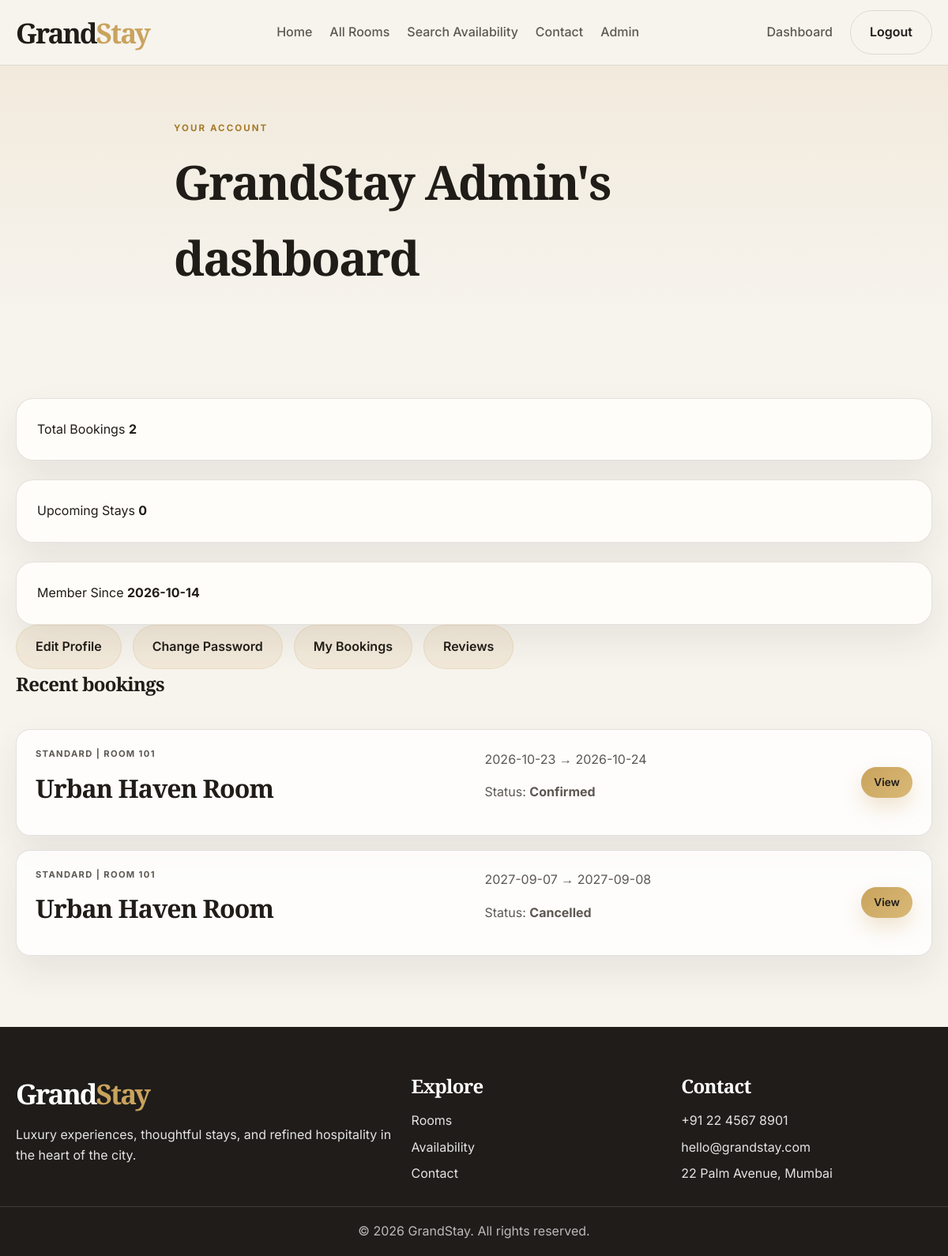
The app's page /dashboard (signed in) with its own data.
### tables this page shows
CREATE TABLE users (
            id INTEGER PRIMARY KEY AUTOINCREMENT,
            name TEXT NOT NULL,
            email TEXT NOT NULL UNIQUE,
            phone TEXT,
            password_hash TEXT NOT NULL,
            role TEXT DEFAULT 'customer',
            city TEXT,
            country TEXT,
            created_at TEXT DEFAULT CURRENT_TIMESTAMP
        );

CREATE TABLE bookings (
            id INTEGER PRIMARY KEY AUTOINCREMENT,
            booking_reference TEXT NOT NULL UNIQUE,
            user_id INTEGER NOT NULL,
            room_id INTEGER NOT NULL,
            check_in TEXT NOT NULL,
            check_out TEXT NOT NULL,
            guests INTEGER NOT NULL,
            nights INTEGER NOT NULL,
            room_rate REAL NOT NULL,
            subtotal REAL NOT NULL,
            discount REAL DEFAULT 0,
            taxes REAL DEFAULT 0,
            total_amount REAL NOT NULL,
            coupon_code TEXT,
            status TEXT NOT NULL,
            payment_status TEXT NOT NULL,
            created_at TEXT DEFAULT CURRENT_TIMESTAMP,
            notes TEXT,
            cancellation_reason TEXT
        , guest_name TEXT);

CREATE TABLE rooms (
            id INTEGER PRIMARY KEY AUTOINCREMENT,
            room_number INTEGER NOT NULL,
            room_type TEXT NOT NULL,
            title TEXT NOT NULL,
            description TEXT NOT NULL,
            price_per_night REAL NOT NULL,
            max_guests INTEGER NOT NULL,
            bed_type TEXT,
            room_size TEXT,
            floor INTEGER,
            amenities TEXT,
            image_url TEXT,
            rating REAL DEFAULT 4.5,
            housekeeping_status TEXT DEFAULT 'Clean',
            maintenance_status TEXT DEFAULT 'Good',
            is_active INTEGER DEFAULT 1
        );

### app.py (the view)
    def wrapper(*args, **kwargs):
        if not session.get("user_id"):
            flash("Please log in to continue.", "error")
            return redirect(url_for("login"))
        return view_func(*args, **kwargs)

### app.py (called while the page is built)
def get_db():
    if "db" not in g:
        conn = sqlite3.connect(DB_PATH)
        conn.row_factory = sqlite3.Row
        g.db = conn
    return g.db

def query_db(query, params=(), one=False):
    rows = get_db().execute(query, params).fetchall()
    if one:
        return dict(rows[0]) if rows else None
    return [dict(row) for row in rows]

def get_logged_user():
    user_id = session.get("user_id")
    if not user_id:
        return None
    return query_db("SELECT * FROM users WHERE id = ?", (user_id,), one=True)

@app.context_processor
def inject_user():
    return {"current_user": get_logged_user()}

def login_required(view_func):
    def wrapper(*args, **kwargs):
        if not session.get("user_id"):
            flash("Please log in to continue.", "error")
            return redirect(url_for("login"))
        return view_func(*args, **kwargs)
    wrapper.__name__ = view_func.__name__
    return wrapper

@login_required
def dashboard():
    user = get_logged_user()
    bookings = query_db(
        "SELECT b.*, r.title, r.room_number, r.room_type FROM bookings b JOIN rooms r ON r.id = b.room_id WHERE b.user_id = ? ORDER BY b.id DESC LIMIT 5",
        (user["id"],),
    )
    total_bookings = query_db("SELECT COUNT(*) AS count FROM bookings WHERE user_id = ?", (user["id"],), one=True)["count"]
    upcoming = query_db(
        "SELECT COUNT(*) AS count FROM bookings WHERE user_id = ? AND check_in >= DATE('now') AND status != 'Cancelled'",
        (user["id"],),
        one=True,
    )["count"]
    return render_template("dashboard.html", user=user, bookings=bookings, total_bookings=total_bookings, upcoming=upcoming)

### templates/dashboard.html (shortened to what this page needs)
{% extends 'base.html' %}
{% block content %}
<section class="inner-banner">
    <div class="container small-container">
        <p class="eyebrow">Your account</p>
        <h1>{{ user.name }}'s dashboard</h1>
    </div>
</section>
<section class="section">
    <div class="container dashboard-grid">
        <div class="stat-card">
            <span>Total Bookings</span>
            <strong>{{ total_bookings }}</strong>
        </div>
        <div class="stat-card">
            <span>Upcoming Stays</span>
            <strong>{{ upcoming }}</strong>
        </div>
        <div class="stat-card">
            <span>Member Since</span>
            <strong>{{ user.created_at[:10] }}</strong>
        </div>
    </div>
    <div class="container dashboard-links">
        <a href="{{ url_for('profile') }}" class="btn btn-secondary">Edit Profile</a>
        <a href="{{ url_for('change_password') }}" class="btn btn-secondary">Change Password</a>
        <a href="{{ url_for('my_bookings') }}" class="btn btn-secondary">My Bookings</a>
        <a href="{{ url_for('reviews') }}" class="btn btn-secondary">Reviews</a>
    </div>
    <div class="container bookings-list">
        <h2>Recent bookings</h2>
        {% if bookings %}
            {% for booking in bookings %}
            <div class="booking-row">
                <div>
                    <p class="booking-label">{{ booking.room_type }} | Room {{ booking.room_number }}</p>
                    <h3>{{ booking.title }}</h3>
                </div>
                <div>
                    <p>{{ booking.check_in }} → {{ booking.check_out }}</p>
                    <p>Status: <strong>{{ booking.status }}</strong></p>
                </div>
                <a href="{{ url_for('booking_detail', booking_id=booking.id) }}" class="btn btn-primary small">View</a>
            </div>
            {% endfor %}
        {% else %}
            <div class="empty-state">
                <h3>You do not have any bookings yet.</h3>
                <p>Explore our rooms and plan your next stay.</p>
            </div>
        {% endif %}
    </div>
</section>
{% endblock %}

### static/css/style.css (style rules this page uses)
* { box-sizing: border-box; }
:root { --bg: #f7f4ee; --panel: #fffdf9; --panel-alt: #f3efe7; --text: #201c17; --muted: #5d5852; --gold: #c9a35d; --gold-deep: #a57a2a; --dark: #1d1b18; --border: rgba(32, 28, 23, 0.12); --success: #1d7a4d; --error: #b64545; --shadow: 0 20px 45px rgba(32, 28, 23, 0.08); }
html { scroll-behavior: smooth; }
body { margin: 0; font-family: 'Inter', sans-serif; background: var(--bg); color: var(--text); line-height: 1.6; }
a { text-decoration: none; color: inherit; }
p, h1, h2, h3, h4 { margin-top: 0; }
h1, h2, h3, h4, .brand { font-family: 'Cormorant Garamond', serif; font-weight: 700; letter-spacing: -0.03em; }
.container { width: min(1180px, calc(100% - 40px)); margin: 0 auto; }
.small-container { width: min(760px, calc(100% - 40px)); margin: 0 auto; }
.eyebrow { text-transform: uppercase; letter-spacing: 0.18em; font-size: 0.72rem; color: var(--gold-deep); font-weight: 700; margin-bottom: 0.65rem; }
.btn { display: inline-flex; align-items: center; justify-content: center; border: none; border-radius: 999px; padding: 0.9rem 1.5rem; font-weight: 600; cursor: pointer; transition: transform 0.2s ease, box-shadow 0.2s ease, background 0.2s ease; }
.btn-primary { background: linear-gradient(135deg, var(--gold), #d9b977); color: #1d1b18; box-shadow: 0 12px 26px rgba(201, 163, 93, 0.28); }
.btn-secondary { background: rgba(201, 163, 93, 0.14); color: var(--text); border: 1px solid rgba(201, 163, 93, 0.2); }
.btn.small { padding: 0.55rem 1rem; font-size: 0.85rem; }
.hero-actions, .hero-metrics, .room-actions, .confirmation-actions, .booking-actions, .invoice-actions, .dashboard-links { display: flex; align-items: center; gap: 14px; flex-wrap: wrap; }
.section { padding: 90px 0; }
.intro, .inner-banner { padding-top: 70px; padding-bottom: 24px; }
.room-grid, .feature-grid, .reason-card, .testimonial-grid, .dashboard-grid { display: grid; gap: 24px; }
.room-card, .feature-item, .reason-card, .testimonial-card, .info-card, .detail-panel, .stat-card, .auth-panel, .booking-card-form, .summary-box, .invoice-box, .empty-state { background: var(--panel); border: 1px solid var(--border); border-radius: 22px; box-shadow: var(--shadow); }
.room-body h3, .detail-panel h3, .summary-box h3, .info-card h3, .booking-row h3 { font-size: 2rem; margin-bottom: 0.7rem; }
.room-body p, .reason-card p, .feature-item p, .testimonial-card p, .review-item p, .contact-layout p, .compact-list li, .auth-panel p, .detail-panel p, .booking-row p { color: var(--muted); }
.feature-item, .reason-card, .testimonial-card, .info-card, .detail-panel, .stat-card, .auth-panel, .summary-box, .invoice-box, .empty-state { padding: 26px; }
.inner-banner { background: linear-gradient(180deg, rgba(201, 163, 93, 0.12), rgba(247, 244, 238, 0)); padding-bottom: 40px; }
.inner-banner h1 { font-size: clamp(2.8rem, 5vw, 4.3rem); margin: 0; }
.bookings-list { display: grid; gap: 18px; }
.booking-row { display: grid; grid-template-columns: 1.2fr 1fr auto; gap: 18px; align-items: center; padding: 22px 24px; border: 1px solid var(--border); border-radius: 18px; background: rgba(255, 255, 255, 0.8); box-shadow: var(--shadow); }
.booking-label { text-transform: uppercase; letter-spacing: 0.12em; color: var(--gold-deep); font-size: 0.7rem; font-weight: 700; margin-bottom: 0.5rem; }

### records on screen
users: name "GrandStay Admin", created_at "2026-10-14"
bookings: room_type "STANDARD", room_number "101", title "Urban Haven Room", check_in "2026-10-23", check_out "2026-10-24", status "Confirmed"
bookings: room_type "STANDARD", room_number "101", title "Urban Haven Room", check_in "2027-09-07", check_out "2027-09-08", status "Cancelled"

### other values on screen
{{ total_bookings }} "2"
{{ upcoming }} "0"
